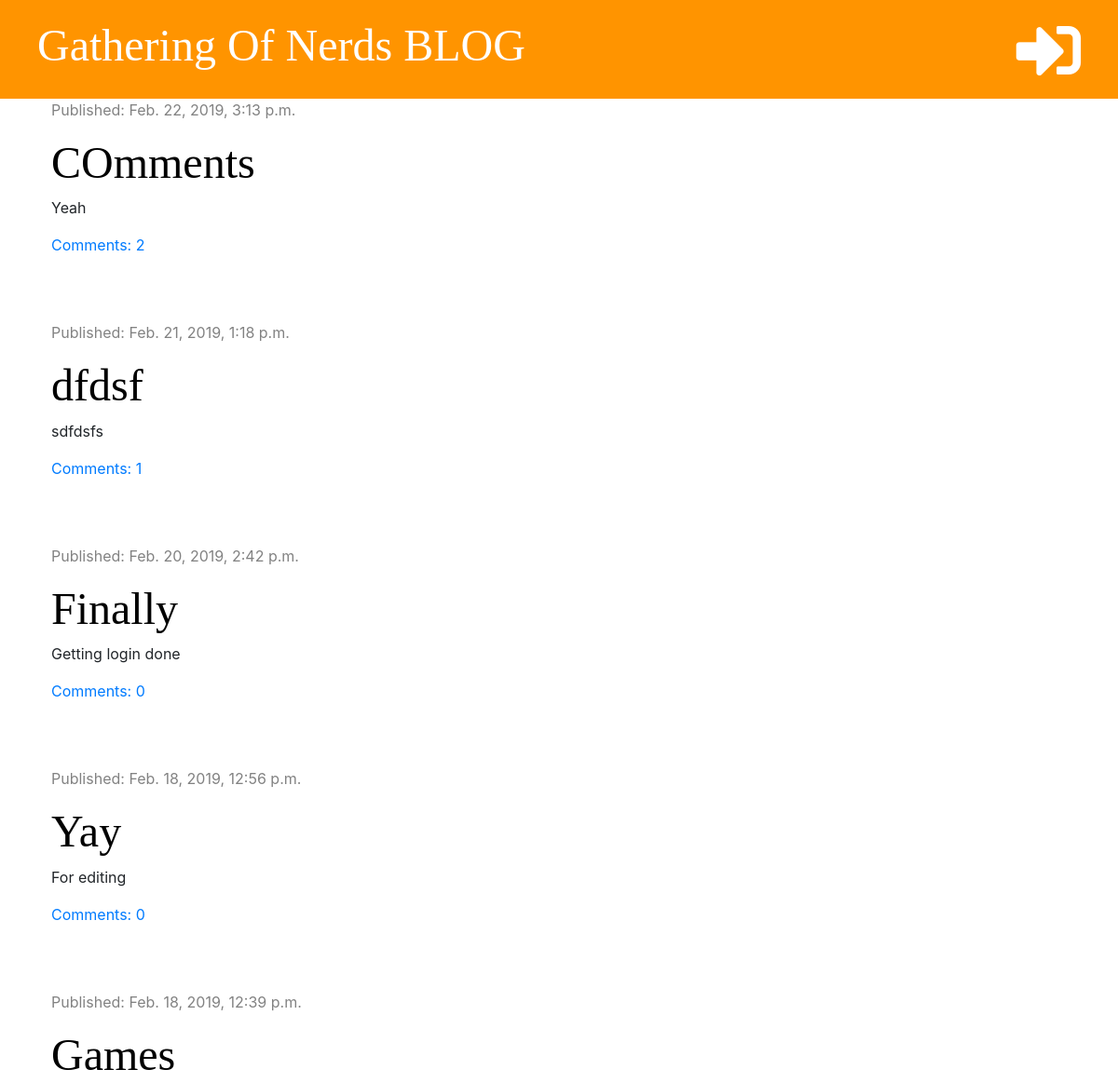
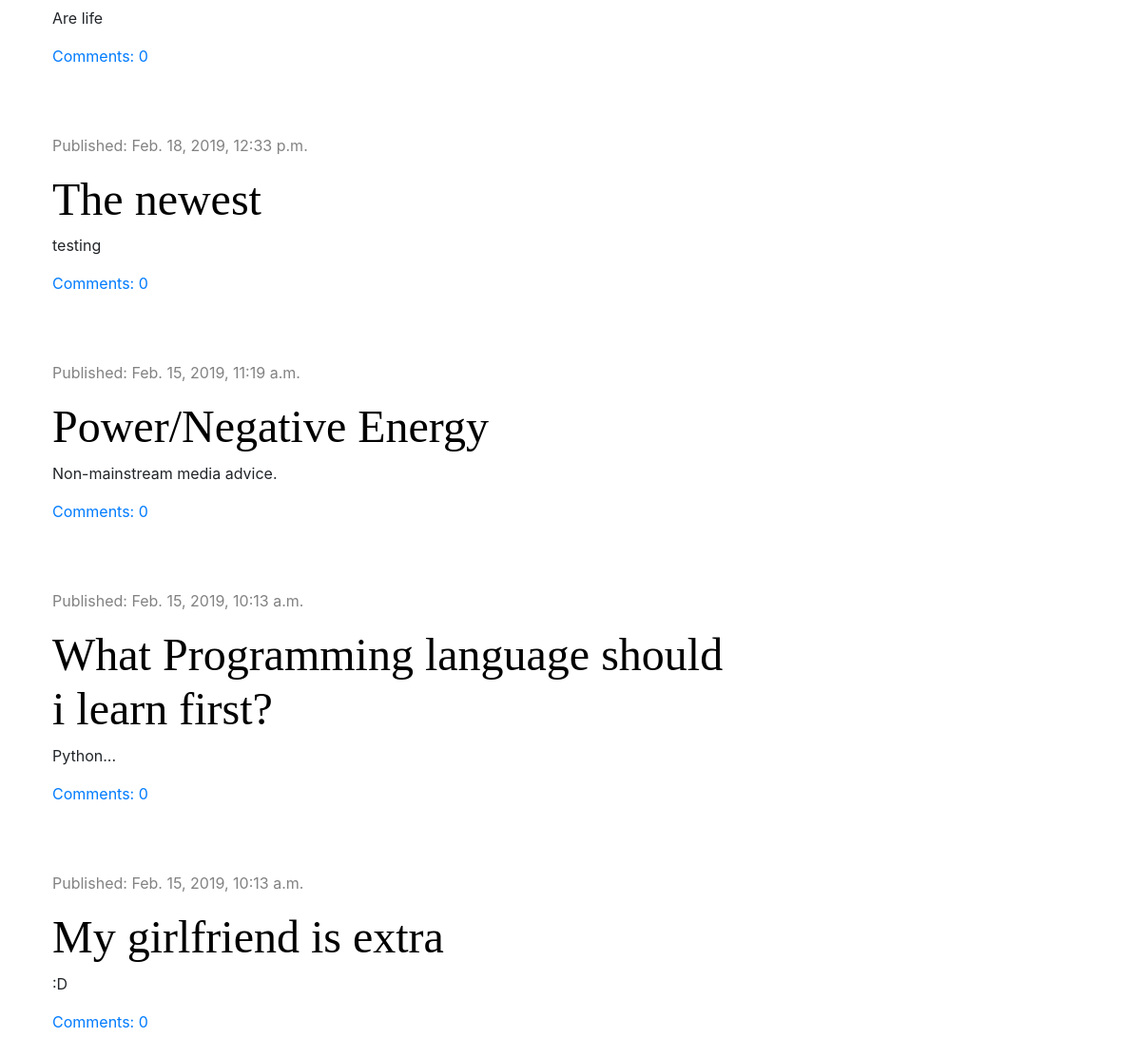
The page / on the database its author committed (2 pictures, top to bottom).
### blog/models.py (models this page shows, shortened)
class Post(models.Model):
    author = models.ForeignKey('auth.User', on_delete=models.CASCADE)
    title = models.CharField(max_length=200)
    text = models.TextField()
    created_date = models.DateTimeField(default=timezone.now)
    published_date = models.DateTimeField(blank=True, null=True)
    def approved_comments(self):
        return self.comments.filter(approved=True)

### blog/views.py (the view)
# urls.py: path('', views.post_list, name='post_list'),
def post_list(request):
    posts = Post.objects.filter(published_date__lte=timezone.now()).order_by('-published_date')
    stuff_for_frontend = {'posts': posts}
    return render(request, 'blog/post_list.html', stuff_for_frontend)

### blog/templates/blog/post_list.html (shortened to what this page needs)
{% extends 'blog/base.html' %}
{% block content %}
    {% for post in posts %}
        <div class="post">
          <div class="date">
              <p>Published: {{ post.published_date }}</p>
          </div>
          <h1><a href="{% url 'post_detail' pk=post.pk %}">{{ post.title }}</a></h1>
          <p>{{ post.text|truncatechars:50|linebreaksbr }}</p>
          <a href="{% url 'post_detail' pk=post.pk %}">Comments: {{ post.approved_comments.count }}</a>
        </div>
     {% endfor %}
{% endblock %}

### blog/static/css/blog.css (style rules this page uses)
h1, h2, h3, h4 { font-family: 'Tangerine', 'Inconsolata', 'Droid Sans', serif; font-size: 48px; }
.date { color: #828282; }
.post { margin-bottom: 70px; }
.post h1 a { color: #000000 }

### rows shown on the page
Post: published_date "Feb. 22, 2019, 3:13 p.m.", title "COmments", text "Yeah", approved_comments.count "2"
Post: published_date "Feb. 21, 2019, 1:18 p.m.", title "dfdsf", text "sdfdsfs", approved_comments.count "1"
Post: published_date "Feb. 20, 2019, 2:42 p.m.", title "Finally", text "Getting login done", approved_comments.count "0"
Post: published_date "Feb. 18, 2019, 12:56 p.m.", title "Yay", text "For editing", approved_comments.count "0"
Post: published_date "Feb. 18, 2019, 12:39 p.m.", title "Games", text "Are life", approved_comments.count "0"
Post: published_date "Feb. 18, 2019, 12:33 p.m.", title "The newest", text "testing", approved_comments.count "0"
Post: published_date "Feb. 15, 2019, 11:19 a.m.", title "Power/Negative Energy", text "Non-mainstream media advice.", approved_comments.count "0"
Post: published_date "Feb. 15, 2019, 10:13 a.m.", title "What Programming language should i learn first?", text "Python...", approved_comments.count "0"
Post: published_date "Feb. 15, 2019, 10:13 a.m.", title "My girlfriend is extra", text ":D", approved_comments.count "0"
